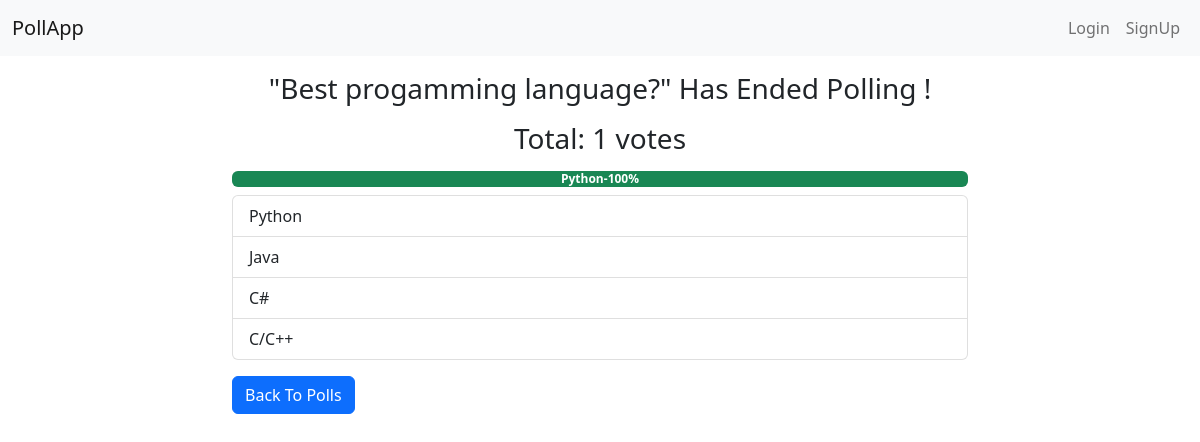
The page /polls/1/ on the database its author committed.
### pollApp/models.py (models this page shows, shortened)
class Poll(models.Model):
    owner = models.ForeignKey(User, on_delete=models.CASCADE)
    text = models.TextField()
    pub_date = models.DateTimeField(default=timezone.now)
    active = models.BooleanField(default=True)
    @property
    def get_vote_count(self):
        return self.vote_set.count()
    def get_result_dict(self):
        res = []
        for choice in self.choice_set.all():
            d = {}
            alert_class = ['primary', 'secondary', 'success',
                           'danger', 'dark', 'warning', 'info']
            d['alert_class'] = secrets.choice(alert_class)
            d['text'] = choice.choice_text
            d['num_votes'] = choice.get_vote_count
            if not self.get_vote_count:
                d['percentage'] = 0
            else:
                d['percentage'] = (choice.get_vote_count /
                                   self.get_vote_count)*100
            res.append(d)
        return res

class Choice(models.Model):
    poll = models.ForeignKey(Poll, on_delete=models.CASCADE)
    choice_text = models.CharField(max_length=255)
    @property
    def get_vote_count(self):
        return self.vote_set.count()

### pollApp/views.py (the view, shortened to what this page needs)
# urls.py: path('<int:poll_id>/', views.poll_detail, name='detail'),
def poll_detail(request, poll_id):
    poll = get_object_or_404(Poll, id=poll_id)
    if not poll.active:
        return render(request, 'polls/poll_result.html', {'poll': poll})

### pollApp/templates/polls/poll_result.html
{% extends 'base.html' %}
{% block content %}
<div class="container">
    {% if messages %}
    <div class="messages">
        {% for message in messages %}
        <div {% if message.tags %} class="{{ message.tags }}" {% endif %}>{{ message }}
            <button type="button" class="close" data-dismiss="alert" aria-label="Close">
                <span aria-hidden="true">&times;</span>
            </button>
        </div>
        {% endfor %}
    </div>
    {% else %}
    <div class="row">
        <div class="col-md-8 offset-sm-2">
            {% if poll.active %}
            <h3 class="mt-3 mb-3 text-center">Result for: {{ poll.text }}</h3>
            {% else %}
            <h3 class="mt-3 mb-3 text-center">"{{ poll.text }}" Has Ended Polling !</h3>
            {% endif %}
            <h3 class="mb-2 text-center">Total: {{ poll.get_vote_count }} votes</h3>
            <div class="progress mt-3 mb-2">
                {% for choice in poll.get_result_dict %}
                <div class="progress-bar bg-{{ choice.alert_class }}" role="progressbar" style="width: {{ choice.percentage }}%;"
                    aria-valuenow="30" aria-valuemin="0" aria-valuemax="100"><b>
                        {{choice.text|truncatewords:2}}-{{choice.percentage|floatformat}}%</b>
                </div>
                {% endfor %}
            </div>
            <ul class="list-group">
                {% for choice in poll.choice_set.all %}
                <li class="list-group-item d-flex justify-content-between align-items-center">
                    {{ choice.choice_text }}
                    <span class="badge badge-primary badge-pill">{{ choice.get_vote_count }}</span>
                </li>
                {% endfor %}
            </ul>
            {% endif %}
            <a class="btn btn-primary mt-3" href="{% url 'polls:list' %}" role="button">Back To Polls</a>
        </div>
    </div>
</div>
{% endblock content %}

### rows shown on the page
Poll: text "Best progamming language?", get_vote_count "1"
Choice: text "Python", choice_text "Python"
Choice: choice_text "Java"
Choice: choice_text "C#"
Choice: choice_text "C/C++"

### other values the page prints
{{ choice.percentage|floatformat }} "100"
